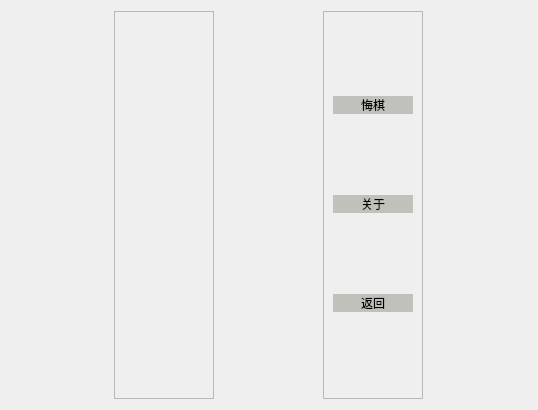
<?xml version="1.0" encoding="UTF-8"?>
<ui version="4.0">
 <class>GameScene</class>
 <widget class="QWidget" name="GameScene">
  <property name="geometry">
   <rect>
    <x>0</x>
    <y>0</y>
    <width>538</width>
    <height>410</height>
   </rect>
  </property>
  <property name="windowTitle">
   <string>Form</string>
  </property>
  <layout class="QGridLayout" name="gridLayout_4">
   <item row="0" column="1">
    <layout class="QGridLayout" name="gridLayout_3">
     <property name="spacing">
      <number>6</number>
     </property>
    </layout>
   </item>
   <item row="0" column="2">
    <widget class="QFrame" name="frame">
     <property name="minimumSize">
      <size>
       <width>100</width>
       <height>0</height>
      </size>
     </property>
     <property name="maximumSize">
      <size>
       <width>100</width>
       <height>16777215</height>
      </size>
     </property>
     <property name="styleSheet">
      <string notr="true">
#frame1{border-image:url(../img/bg07.jpg)}</string>
     </property>
     <property name="frameShape">
      <enum>QFrame::StyledPanel</enum>
     </property>
     <property name="frameShadow">
      <enum>QFrame::Raised</enum>
     </property>
     <layout class="QGridLayout" name="gridLayout">
      <item row="2" column="0">
       <widget class="QPushButton" name="return_2">
        <property name="font">
         <font>
          <family>华文行楷</family>
         </font>
        </property>
        <property name="styleSheet">
         <string notr="true">QPushButton {
	color: black;
	background-color: #c0c1bb;	
	border: none;
	border-radius: 10px;

}

QPushButton:hover {
	color: black;
	background-color: yellow;
	border: none;
	border-radius: 10px;

}</string>
        </property>
        <property name="text">
         <string>返回</string>
        </property>
        <property name="autoDefault">
         <bool>true</bool>
        </property>
       </widget>
      </item>
      <item row="0" column="0">
       <widget class="QPushButton" name="back">
        <property name="font">
         <font>
          <family>华文行楷</family>
         </font>
        </property>
        <property name="styleSheet">
         <string notr="true">QPushButton {
	color: black;
	background-color: #c0c1bb;	
	border: none;
	border-radius: 10px;

}

QPushButton:hover {
	color: black;
	background-color: yellow;
	border: none;
	border-radius: 10px;

}</string>
        </property>
        <property name="text">
         <string>悔棋</string>
        </property>
       </widget>
      </item>
      <item row="1" column="0">
       <widget class="QPushButton" name="about">
        <property name="maximumSize">
         <size>
          <width>16777215</width>
          <height>16777215</height>
         </size>
        </property>
        <property name="font">
         <font>
          <family>华文行楷</family>
         </font>
        </property>
        <property name="styleSheet">
         <string notr="true">QPushButton {
	color: black;
	background-color: #c0c1bb;	
	border: none;
	border-radius: 10px;

}

QPushButton:hover {
	color: black;
	background-color:yellow;
	border: none;
	border-radius: 10px;

}</string>
        </property>
        <property name="text">
         <string>关于</string>
        </property>
        <property name="autoDefault">
         <bool>true</bool>
        </property>
       </widget>
      </item>
     </layout>
    </widget>
   </item>
   <item row="0" column="0">
    <widget class="QFrame" name="frame_2">
     <property name="minimumSize">
      <size>
       <width>100</width>
       <height>0</height>
      </size>
     </property>
     <property name="maximumSize">
      <size>
       <width>100</width>
       <height>16777215</height>
      </size>
     </property>
     <property name="frameShape">
      <enum>QFrame::StyledPanel</enum>
     </property>
     <property name="frameShadow">
      <enum>QFrame::Raised</enum>
     </property>
    </widget>
   </item>
  </layout>
 </widget>
 <resources/>
 <connections/>
</ui>
